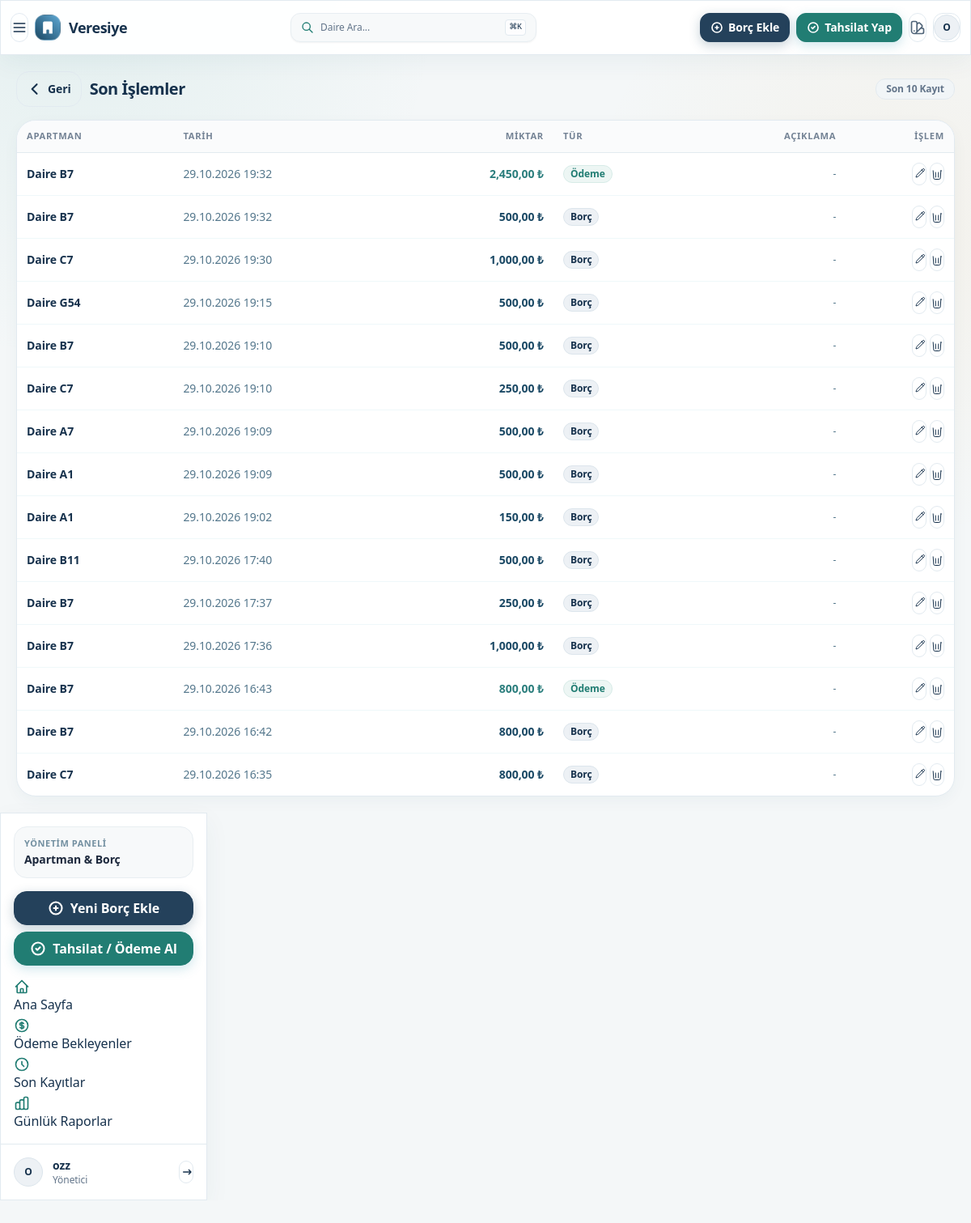
The app's page /last_transactions/ (signed in), older data.
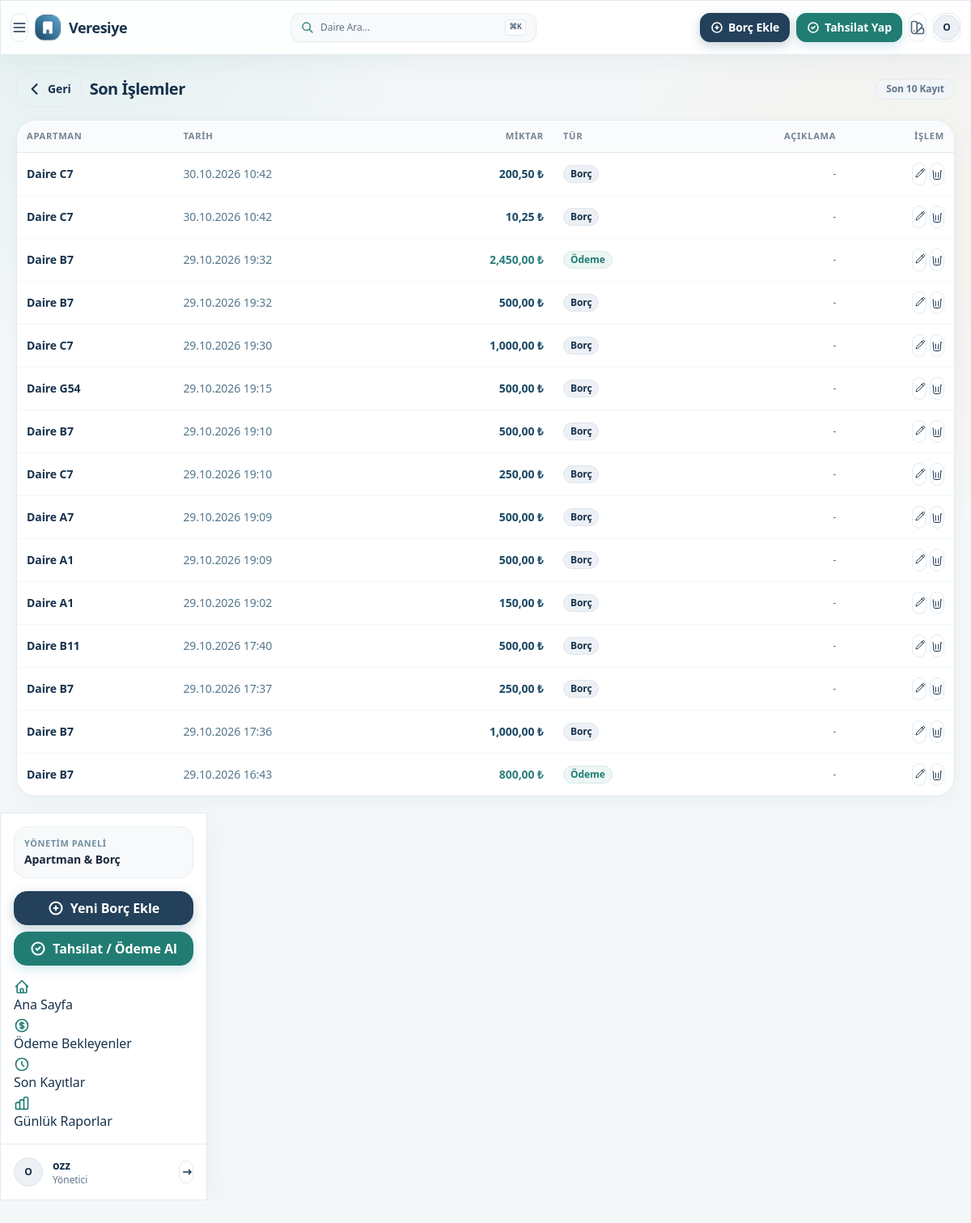
The same page, newer data.
### main/models.py (models this page shows, shortened)
class Transaction(models.Model):
    apartment = models.ForeignKey(Apartment, on_delete=models.CASCADE, related_name='transactions')
    amount = models.DecimalField(max_digits=10, decimal_places=2)
    is_debt = models.BooleanField(default=False)
    payment_method = models.CharField(max_length=50, blank=True, null=True)
    description = models.TextField(blank=True, null=True)
    date = models.DateTimeField(auto_now_add=True)
    active = models.BooleanField(default=True, blank=True, null=True)
    updated_at = models.DateTimeField(auto_now=True)
    created_by_name = models.ForeignKey(User, on_delete=models.SET_NULL, null=True, related_name='created_transactions')
    updated_by_name = models.ForeignKey(User, on_delete=models.SET_NULL, null=True, related_name='updated_transactions')
    class Meta:
        indexes = [
            models.Index(fields=['apartment', 'active', '-date']),
            models.Index(fields=['is_debt', 'active']),
            models.Index(fields=['-updated_at']),
        ]

class Apartment(models.Model):
    number = models.CharField(max_length=3)
    name = models.CharField(max_length=100, blank=True, null=True)
    phone = models.CharField(max_length=20, blank=True, null=True)

### main/views.py (the view)
# urls.py: path('last_transactions/', views.last_transactions, name='last_transactions'),
@login_required
def last_transactions(request):
    transactions = Transaction.objects.filter(active=True).select_related('apartment').order_by('-updated_at')[:15]
    context = {
        'transactions': transactions,
    }
    return render(request, 'last_transactions.html', context)

### main/templates/last_transactions.html (shortened to what the changed rows need)
{% extends "base.html" %}
{% load humanize %}
{% block content %}
<div class="ui-max-w-7xl ui-mx-auto ui-space-y-4 ui-sm-space-y-6">
    <div class="ui-flex ui-items-center ui-justify-between ui-gap-3">
        <div class="ui-flex ui-items-center ui-gap-2-5">
            <h1 class="ui-text-xl ui-sm-text-2xl ui-font-black ui-tracking-tight ui-text-1b4965">Son İşlemler</h1>
        </div>
    </div>
    <div class="ui-hidden ui-md-block glass-card ui-rounded-3xl ui-border ui-border-62b6cb-20 ui-shadow-xs ui-overflow-hidden">
        <div class="card-body ui-p-0">
            <div class="ui-overflow-x-auto">
                <table class="table ui-w-full ui-text-sm">
                    <thead class="ui-bg-cae9ff-30 ui-font-bold ui-text-xs ui-uppercase ui-text-1b4965-70 ui-border-b ui-border-62b6cb-20">
                        <tr>
                            <th>Apartman</th>
                            <th>Tarih</th>
                            <th class="ui-text-right">Miktar</th>
                            <th>Tür</th>
                            <th class="ui-text-right">Açıklama</th>
                            <th class="ui-text-right">İşlem</th>
                        </tr>
                    </thead>
                    <tbody class="ui-divide-y ui-divide-62b6cb-10">
                        {% for transaction in transactions %}
                        <tr class="{% if not transaction.is_debt %}ui-bg-bee9e8-20{% endif %} ui-cursor-pointer ui-hover-bg-white-60 ui-transition-colors"
                            onclick="window.location.href='{% url 'main:apartment_detail' apartment_number=transaction.apartment.number %}';">
                            <td class="ui-font-bold ui-text-1b4965">Daire {{ transaction.apartment.number }}</td>
                            <td class="ui-text-1b4965-75">{{ transaction.updated_at|date:"d.m.Y H:i" }}</td>
                            <td class="ui-text-right ui-font-black {% if transaction.is_debt %}text-debt{% else %}text-payment{% endif %}">
                                {{ transaction.amount|floatformat:2|intcomma }} ₺
                            </td>
                            <td>
                                <div class="badge {% if transaction.is_debt %}badge-debt{% else %}badge-payment{% endif %} badge-sm ui-font-bold">
                                    {% if transaction.is_debt %}Borç{% else %}Ödeme{% endif %}
                                </div>
                            </td>
                            <td class="ui-text-right ui-text-xs ui-text-1b4965-75">{{ transaction.description|default:"-" }}</td>
                            <td class="ui-text-right" onclick="event.stopPropagation();">
                                <div class="ui-flex ui-items-center ui-justify-end ui-gap-1">
                                    <button class="btn btn-ghost btn-xs btn-circle ui-text-1b4965"
                                        hx-get="{% url 'main:htmx_transaction_update' transaction_id=transaction.id transaction_type='update'%}"
                                        hx-target="body"
                                        hx-swap="beforeend"
                                        title="Düzenle">
                                    </button>
                                    <button class="btn btn-ghost btn-xs btn-circle ui-text-1b4965 ui-hover-bg-1b4965-10"
                                        hx-get="{% url 'main:htmx_transaction_update' transaction_id=transaction.id transaction_type='delete'%}"
                                        hx-target="body"
                                        hx-swap="beforeend"
                                        title="Sil">
                                    </button>
                                </div>
                            </td>
                        </tr>
                        {% endfor %}
                    </tbody>
                </table>
            </div>
        </div>
    </div>
</div>
{% endblock content %}

Row changes from the older to the newer data that the page shows:
no longer on this page (row unchanged): Transaction: is_debt "Borç"
no longer on this page (row unchanged): Transaction: is_debt "Borç"
added Transaction: is_debt "Borç"
added Transaction: is_debt "Borç"
